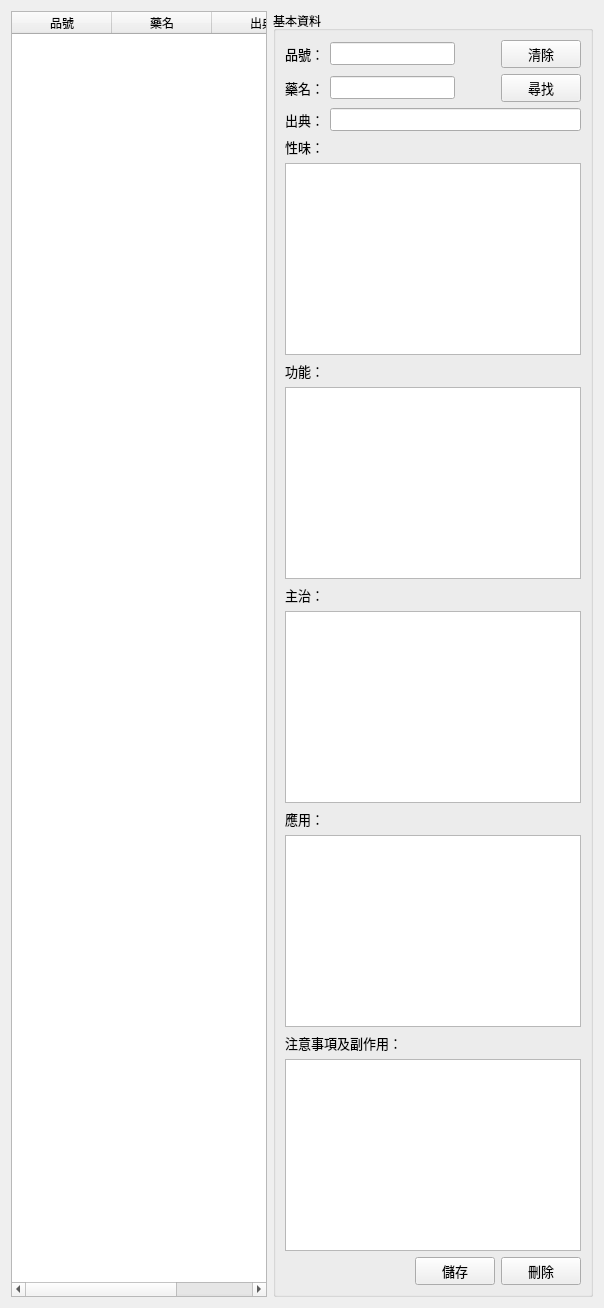
          <widget class="QWidget" name="tabHerbs">
           <attribute name="title">
            <string>單味藥</string>
           </attribute>
           <layout class="QHBoxLayout" name="horizontalLayout_herbs">
            <item>
             <widget class="QTableWidget" name="herbsTableWidget">
              <property name="maximumSize">
               <size>
                <width>350</width>
                <height>16777215</height>
               </size>
              </property>
              <column>
               <property name="text">
                <string>品號</string>
               </property>
              </column>
              <column>
               <property name="text">
                <string>藥名</string>
               </property>
              </column>
              <column>
               <property name="text">
                <string>出典</string>
               </property>
              </column>
             </widget>
            </item>
            <item>
             <widget class="QGroupBox" name="groupBoxHerbInfo">
              <property name="title">
               <string>基本資料</string>
              </property>
              <layout class="QVBoxLayout" name="verticalLayout_herbs">
               <item>
                <layout class="QHBoxLayout" name="horizontalLayout_herb_top">
                 <item>
                  <widget class="QLabel" name="labelHerbId">
                   <property name="font">
                    <font>
                     <pointsize>10</pointsize>
                    </font>
                   </property>
                   <property name="text">
                    <string>品號：</string>
                   </property>
                  </widget>
                 </item>
                 <item>
                  <widget class="QLineEdit" name="herbIdLineEdit">
                   <property name="maximumSize">
                    <size>
                     <width>150</width>
                     <height>16777215</height>
                    </size>
                   </property>
                   <property name="font">
                    <font>
                     <pointsize>10</pointsize>
                    </font>
                   </property>
                  </widget>
                 </item>
                 <item>
                  <spacer name="horizontalSpacer_herb">
                   <property name="orientation">
                    <enum>Qt::Horizontal</enum>
                   </property>
                   <property name="sizeHint" stdset="0">
                    <size>
                     <width>40</width>
                     <height>20</height>
                    </size>
                   </property>
                  </spacer>
                 </item>
                 <item>
                  <widget class="QPushButton" name="clearHerbButton">
                   <property name="font">
                    <font>
                     <pointsize>10</pointsize>
                    </font>
                   </property>
                   <property name="text">
                    <string>清除</string>
                   </property>
                  </widget>
                 </item>
                </layout>
               </item>
               <item>
                <layout class="QHBoxLayout" name="horizontalLayout_herb_name">
                 <item>
                  <widget class="QLabel" name="labelHerbName">
                   <property name="font">
                    <font>
                     <pointsize>10</pointsize>
                    </font>
                   </property>
                   <property name="text">
                    <string>藥名：</string>
                   </property>
                  </widget>
                 </item>
                 <item>
                  <widget class="QLineEdit" name="herbNameLineEdit">
                   <property name="maximumSize">
                    <size>
                     <width>150</width>
                     <height>16777215</height>
                    </size>
                   </property>
                   <property name="font">
                    <font>
                     <pointsize>10</pointsize>
                    </font>
                   </property>
                  </widget>
                 </item>
                 <item>
                  <spacer name="horizontalSpacer_herb2">
                   <property name="orientation">
                    <enum>Qt::Horizontal</enum>
                   </property>
                   <property name="sizeHint" stdset="0">
                    <size>
                     <width>40</width>
                     <height>20</height>
                    </size>
                   </property>
                  </spacer>
                 </item>
                 <item>
                  <widget class="QPushButton" name="searchHerbButton">
                   <property name="font">
                    <font>
                     <pointsize>10</pointsize>
                    </font>
                   </property>
                   <property name="text">
                    <string>尋找</string>
                   </property>
                  </widget>
                 </item>
                </layout>
               </item>
               <item>
                <layout class="QHBoxLayout" name="horizontalLayout_herb_source">
                 <item>
                  <widget class="QLabel" name="labelHerbSource">
                   <property name="font">
                    <font>
                     <pointsize>10</pointsize>
                    </font>
                   </property>
                   <property name="text">
                    <string>出典：</string>
                   </property>
                  </widget>
                 </item>
                 <item>
                  <widget class="QLineEdit" name="herbSourceLineEdit">
                   <property name="font">
                    <font>
                     <pointsize>10</pointsize>
                    </font>
                   </property>
                  </widget>
                 </item>
                </layout>
               </item>
               <item>
                <widget class="QLabel" name="labelHerbNatureFlavor">
                 <property name="font">
                  <font>
                   <pointsize>10</pointsize>
                  </font>
                 </property>
                 <property name="text">
                  <string>性味：</string>
                 </property>
                </widget>
               </item>
               <item>
                <widget class="QTextEdit" name="herbNatureFlavorTextEdit">
                 <property name="sizePolicy">
                  <sizepolicy hsizetype="Expanding" vsizetype="Minimum">
                   <horstretch>0</horstretch>
                   <verstretch>0</verstretch>
                  </sizepolicy>
                 </property>
                 <property name="minimumSize">
                  <size>
                   <width>0</width>
                   <height>50</height>
                  </size>
                 </property>
                 <property name="maximumSize">
                  <size>
                   <width>16777215</width>
                   <height>16777215</height>
                  </size>
                 </property>
                 <property name="font">
                  <font>
                   <pointsize>10</pointsize>
                  </font>
                 </property>
                </widget>
               </item>
               <item>
                <widget class="QLabel" name="labelHerbEffect">
                 <property name="font">
                  <font>
                   <pointsize>10</pointsize>
                  </font>
                 </property>
                 <property name="text">
                  <string>功能：</string>
                 </property>
                </widget>
               </item>
               <item>
                <widget class="QTextEdit" name="herbEffectTextEdit">
                 <property name="sizePolicy">
                  <sizepolicy hsizetype="Expanding" vsizetype="Minimum">
                   <horstretch>0</horstretch>
                   <verstretch>0</verstretch>
                  </sizepolicy>
                 </property>
                 <property name="minimumSize">
                  <size>
                   <width>0</width>
                   <height>50</height>
                  </size>
                 </property>
                 <property name="maximumSize">
                  <size>
                   <width>16777215</width>
                   <height>16777215</height>
                  </size>
                 </property>
                 <property name="font">
                  <font>
                   <pointsize>10</pointsize>
                  </font>
                 </property>
                </widget>
               </item>
               <item>
                <widget class="QLabel" name="labelHerbIndication">
                 <property name="font">
                  <font>
                   <pointsize>10</pointsize>
                  </font>
                 </property>
                 <property name="text">
                  <string>主治：</string>
                 </property>
                </widget>
               </item>
               <item>
                <widget class="QTextEdit" name="herbIndicationTextEdit">
                 <property name="sizePolicy">
                  <sizepolicy hsizetype="Expanding" vsizetype="Minimum">
                   <horstretch>0</horstretch>
                   <verstretch>0</verstretch>
                  </sizepolicy>
                 </property>
                 <property name="minimumSize">
                  <size>
                   <width>0</width>
                   <height>50</height>
                  </size>
                 </property>
                 <property name="maximumSize">
                  <size>
                   <width>16777215</width>
                   <height>16777215</height>
                  </size>
                 </property>
                 <property name="font">
                  <font>
                   <pointsize>10</pointsize>
                  </font>
                 </property>
                </widget>
               </item>
               <item>
                <widget class="QLabel" name="labelHerbApplication">
                 <property name="font">
                  <font>
                   <pointsize>10</pointsize>
                  </font>
                 </property>
                 <property name="text">
                  <string>應用：</string>
                 </property>
                </widget>
               </item>
               <item>
                <widget class="QTextEdit" name="herbApplicationTextEdit">
                 <property name="sizePolicy">
                  <sizepolicy hsizetype="Expanding" vsizetype="Minimum">
                   <horstretch>0</horstretch>
                   <verstretch>0</verstretch>
                  </sizepolicy>
                 </property>
                 <property name="minimumSize">
                  <size>
                   <width>0</width>
                   <height>50</height>
                  </size>
                 </property>
                 <property name="maximumSize">
                  <size>
                   <width>16777215</width>
                   <height>16777215</height>
                  </size>
                 </property>
                 <property name="font">
                  <font>
                   <pointsize>10</pointsize>
                  </font>
                 </property>
                </widget>
               </item>
               <item>
                <widget class="QLabel" name="labelHerbWarnings">
                 <property name="font">
                  <font>
                   <pointsize>10</pointsize>
                  </font>
                 </property>
                 <property name="text">
                  <string>注意事項及副作用：</string>
                 </property>
                </widget>
               </item>
               <item>
                <widget class="QTextEdit" name="herbWarningsTextEdit">
                 <property name="sizePolicy">
                  <sizepolicy hsizetype="Expanding" vsizetype="Minimum">
                   <horstretch>0</horstretch>
                   <verstretch>0</verstretch>
                  </sizepolicy>
                 </property>
                 <property name="minimumSize">
                  <size>
                   <width>0</width>
                   <height>50</height>
                  </size>
                 </property>
                 <property name="maximumSize">
                  <size>
                   <width>16777215</width>
                   <height>16777215</height>
                  </size>
                 </property>
                 <property name="font">
                  <font>
                   <pointsize>10</pointsize>
                  </font>
                 </property>
                </widget>
               </item>
               <item>
                <layout class="QHBoxLayout" name="horizontalLayout_herb_buttons">
                 <item>
                  <spacer name="horizontalSpacer_herb_btn">
                   <property name="orientation">
                    <enum>Qt::Horizontal</enum>
                   </property>
                   <property name="sizeHint" stdset="0">
                    <size>
                     <width>40</width>
                     <height>20</height>
                    </size>
                   </property>
                  </spacer>
                 </item>
                 <item>
                  <widget class="QPushButton" name="saveHerbButton">
                   <property name="font">
                    <font>
                     <pointsize>10</pointsize>
                    </font>
                   </property>
                   <property name="text">
                    <string>儲存</string>
                   </property>
                  </widget>
                 </item>
                 <item>
                  <widget class="QPushButton" name="deleteHerbButton">
                   <property name="font">
                    <font>
                     <pointsize>10</pointsize>
                    </font>
                   </property>
                   <property name="text">
                    <string>刪除</string>
                   </property>
                  </widget>
                 </item>
                </layout>
               </item>
              </layout>
             </widget>
            </item>
           </layout>
          </widget>
